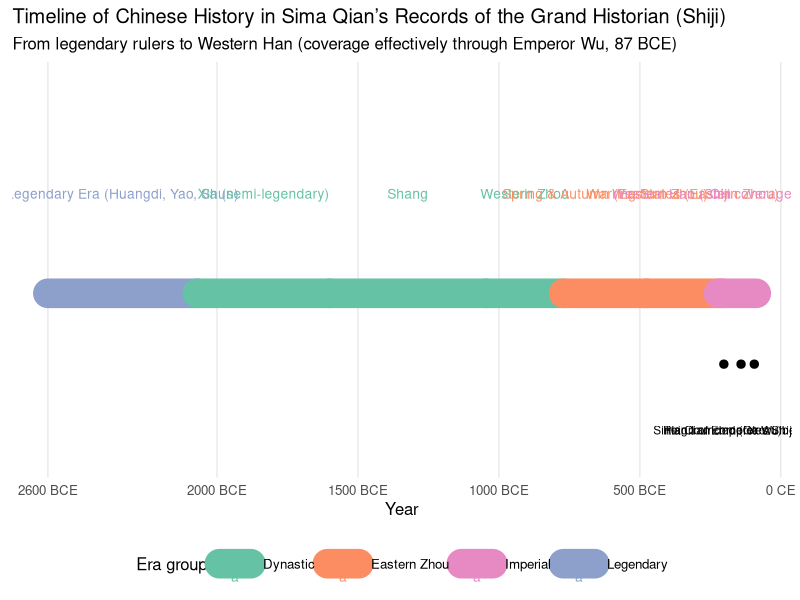
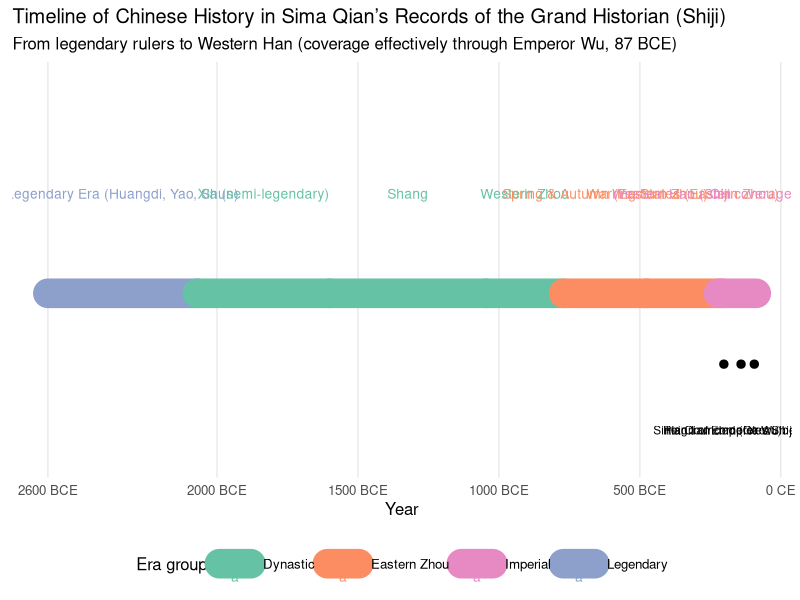

Reproduce these figures in R, in order.
## ---- chunk 1
# install.packages(c("ggplot2","dplyr","scales"))  # uncomment if needed
library(ggplot2)
library(dplyr)
library(scales)

# -----------------------------
# Data: Eras emphasized in Sima Qian's Shiji
# BCE years are negative; CE are positive.
# Shiji coverage effectively ends with Emperor Wu (87 BCE).
# -----------------------------
eras <- tibble::tribble(
  ~era,                                ~start,  ~end,   ~group,
  "Legendary Era (Huangdi, Yao, Shun)", -2600,  -2070,  "Legendary",
  "Xia (semi-legendary)",               -2070,  -1600,  "Dynastic",
  "Shang",                              -1600,  -1046,  "Dynastic",
  "Western Zhou",                       -1046,   -771,  "Dynastic",
  "Spring & Autumn (Eastern Zhou)",      -770,   -476,  "Eastern Zhou",
  "Warring States (Eastern Zhou)",       -475,   -221,  "Eastern Zhou",
  "Qin",                                 -221,   -206,  "Imperial",
  "Western Han (Shiji coverage → 87 BCE)",-206,    -87,  "Imperial"
)

# Optional key events to annotate
events <- tibble::tribble(
  ~label,                               ~year,
  "Han founded (Gaozu)",                -202,
  "Reign of Emperor Wu begins",         -141,
  "Sima Qian completes Shiji (~94 BCE)", -94
)

# -----------------------------
# Plot
# -----------------------------
# set a simple palette by group (edit as you like)
pal <- c(
  "Legendary"   = "#8da0cb",
  "Dynastic"    = "#66c2a5",
  "Eastern Zhou"= "#fc8d62",
  "Imperial"    = "#e78ac3"
)

# Build a bar-like timeline with geom_segment
p <- ggplot() +
  geom_segment(
    data = eras,
    aes(x = start, xend = end, y = 0, yend = 0, color = group),
    linewidth = 10, lineend = "round"
  ) +
  # era labels centered
  geom_text(
    data = eras %>% mutate(mid = (start + end)/2),
    aes(x = mid, y = 0.2, label = era, color = group),
    size = 3.5, angle = 0, vjust = 0
  ) +
  # key event markers
  geom_point(
    data = events,
    aes(x = year, y = -0.15),
    size = 2.5
  ) +
  geom_text(
    data = events,
    aes(x = year, y = -0.28, label = label),
    size = 3, vjust = 1
  ) +
  scale_color_manual(values = pal, guide = guide_legend(title = "Era group")) +
  scale_x_continuous(
    breaks = c(-2600, -2000, -1500, -1000, -500, 0),
    labels = function(x) ifelse(x < 0, paste0(abs(x), " BCE"), paste0(x, " CE"))
  ) +
  coord_cartesian(ylim = c(-0.35, 0.45)) +
  labs(
    title = "Timeline of Chinese History in Sima Qian’s Records of the Grand Historian (Shiji)",
    subtitle = "From legendary rulers to Western Han (coverage effectively through Emperor Wu, 87 BCE)",
    x = "Year", y = NULL
  ) +
  theme_minimal(base_size = 12) +
  theme(
    axis.text.y = element_blank(),
    axis.ticks.y = element_blank(),
    panel.grid.major.y = element_blank(),
    panel.grid.minor = element_blank(),
    legend.position = "bottom"
  )

print(p)

# Save image
ggsave("shiji_timeline.png", p, width = 12, height = 4.5, dpi = 300)
